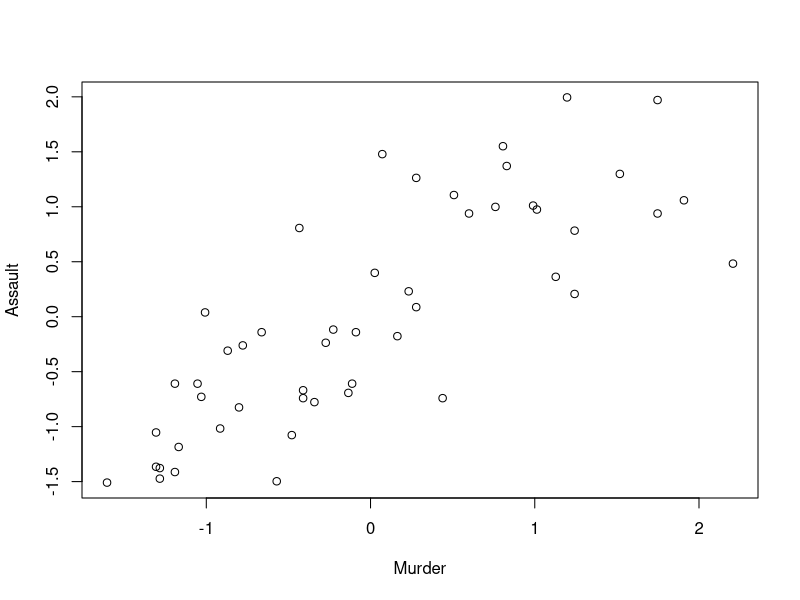
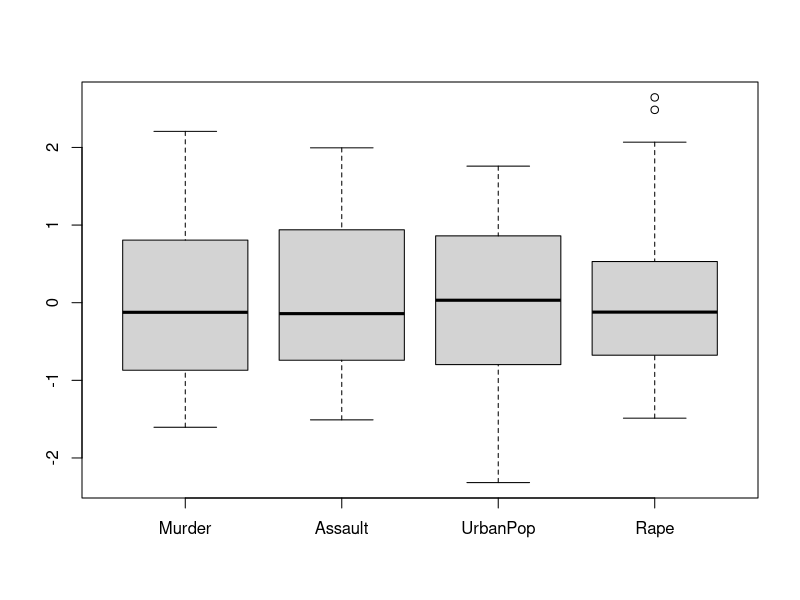
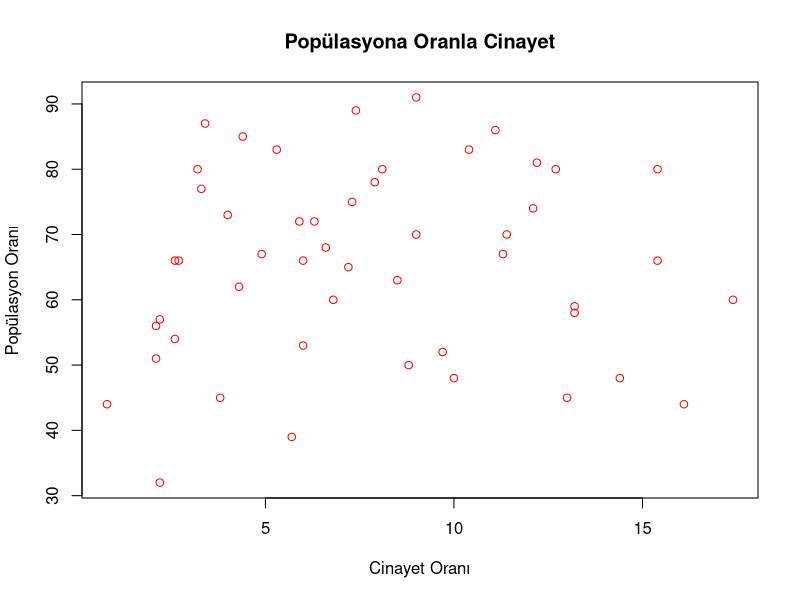

R code for these plots, in order:
## ---- chunk 1
knitr::opts_chunk$set(echo = TRUE)
## ---- chunk 2
summary(USArrests)
## ---- chunk 3
is.na(USArrests)
file1 <- na.omit(USArrests)
## ---- chunk 4
Min<-apply(USArrests, 2, min)
Max<-apply(USArrests, 2, max)
Med<-apply(USArrests, 2, median)
Sd<-apply(USArrests, 2, sd)
Mean<-apply(USArrests, 2, mean)
Bstat<<-data.frame(Min,Max,Med,Sd,Mean)
Bstat
## ---- chunk 5
f1<-scale(file1)
op1 <- dist(file1, method = "euclidean" )
print("Distance measure yöntemi ile korelasyon")
cor <- cor(t(f1), method = "pearson")
dist_cor <- as.dist(1 - cor)
round(as.matrix(dist_cor)[1:6,1:6],1)
## ---- chunk 6
plot(f1)
boxplot(f1)
## ---- chunk 7
#corrplot(as.matrix(head(f1,15)), is.corr = FALSE, method = "ellipse",hclust = "complete")
#corrplot(as.matrix(f1), is.corr = FALSE, method = "number", order="original", type = "upper")
## ---- chunk 8
a<-prcomp(file1,center=TRUE,scale=TRUE)
summary(a)
#fviz.eig(a)
#fviz_pca_biplot(a)
## ---- chunk 9
plot(x = file1$Murder, y = file1$UrbanPop, col = "red", xlab = "Cinayet Oranı", ylab = "Popülasyon Oranı", main = "Popülasyona Oranla Cinayet")
